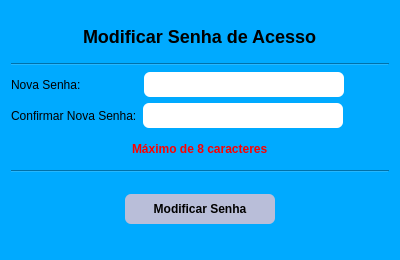
<?xml version="1.0" encoding="UTF-8"?>
<ui version="4.0">
 <class>Modificar_Senha</class>
 <widget class="QWidget" name="Modificar_Senha">
  <property name="geometry">
   <rect>
    <x>0</x>
    <y>0</y>
    <width>400</width>
    <height>260</height>
   </rect>
  </property>
  <property name="windowTitle">
   <string>Form</string>
  </property>
  <property name="styleSheet">
   <string notr="true">background-color:  rgb(0, 170, 255);</string>
  </property>
  <layout class="QHBoxLayout" name="horizontalLayout">
   <item>
    <layout class="QGridLayout" name="gridLayout">
     <item row="6" column="0">
      <widget class="Line" name="line_2">
       <property name="orientation">
        <enum>Qt::Horizontal</enum>
       </property>
      </widget>
     </item>
     <item row="3" column="0">
      <layout class="QGridLayout" name="gridLayout_5">
       <item row="0" column="0">
        <widget class="QLabel" name="label_2">
         <property name="text">
          <string>Nova Senha:</string>
         </property>
        </widget>
       </item>
       <item row="0" column="1">
        <layout class="QGridLayout" name="gridLayout_6">
         <item row="0" column="1">
          <widget class="QLineEdit" name="line_dadossenha1">
           <property name="minimumSize">
            <size>
             <width>200</width>
             <height>25</height>
            </size>
           </property>
           <property name="maximumSize">
            <size>
             <width>150</width>
             <height>25</height>
            </size>
           </property>
           <property name="styleSheet">
            <string notr="true">background-color: white;
border-radius: 6px;</string>
           </property>
           <property name="echoMode">
            <enum>QLineEdit::Password</enum>
           </property>
          </widget>
         </item>
         <item row="0" column="2">
          <spacer name="horizontalSpacer_2">
           <property name="orientation">
            <enum>Qt::Horizontal</enum>
           </property>
           <property name="sizeHint" stdset="0">
            <size>
             <width>40</width>
             <height>20</height>
            </size>
           </property>
          </spacer>
         </item>
         <item row="0" column="0">
          <spacer name="horizontalSpacer_3">
           <property name="orientation">
            <enum>Qt::Horizontal</enum>
           </property>
           <property name="sizeType">
            <enum>QSizePolicy::Fixed</enum>
           </property>
           <property name="sizeHint" stdset="0">
            <size>
             <width>57</width>
             <height>20</height>
            </size>
           </property>
          </spacer>
         </item>
        </layout>
       </item>
      </layout>
     </item>
     <item row="7" column="0">
      <layout class="QGridLayout" name="gridLayout_3">
       <item row="1" column="0">
        <widget class="QPushButton" name="button_dados_enviarsenha">
         <property name="minimumSize">
          <size>
           <width>150</width>
           <height>30</height>
          </size>
         </property>
         <property name="maximumSize">
          <size>
           <width>150</width>
           <height>30</height>
          </size>
         </property>
         <property name="cursor">
          <cursorShape>PointingHandCursor</cursorShape>
         </property>
         <property name="styleSheet">
          <string notr="true">QPushButton{
	background-color: rgb(185, 190, 217);
	color: black;
	font-weight: 700;
	border-radius: 6px;
}
QPushButton:hover{
	background-color: white;
}</string>
         </property>
         <property name="text">
          <string>Modificar Senha</string>
         </property>
        </widget>
       </item>
       <item row="0" column="0">
        <spacer name="verticalSpacer_2">
         <property name="orientation">
          <enum>Qt::Vertical</enum>
         </property>
         <property name="sizeType">
          <enum>QSizePolicy::Fixed</enum>
         </property>
         <property name="sizeHint" stdset="0">
          <size>
           <width>20</width>
           <height>15</height>
          </size>
         </property>
        </spacer>
       </item>
       <item row="2" column="0">
        <spacer name="verticalSpacer_3">
         <property name="orientation">
          <enum>Qt::Vertical</enum>
         </property>
         <property name="sizeType">
          <enum>QSizePolicy::Fixed</enum>
         </property>
         <property name="sizeHint" stdset="0">
          <size>
           <width>20</width>
           <height>25</height>
          </size>
         </property>
        </spacer>
       </item>
      </layout>
     </item>
     <item row="2" column="0">
      <widget class="Line" name="line">
       <property name="orientation">
        <enum>Qt::Horizontal</enum>
       </property>
      </widget>
     </item>
     <item row="4" column="0">
      <layout class="QGridLayout" name="gridLayout_4">
       <item row="0" column="0">
        <widget class="QLabel" name="label_3">
         <property name="text">
          <string>Confirmar Nova Senha:</string>
         </property>
        </widget>
       </item>
       <item row="0" column="1">
        <layout class="QGridLayout" name="gridLayout_7">
         <item row="0" column="0" alignment="Qt::AlignLeft">
          <widget class="QLineEdit" name="line_dadossenha2">
           <property name="minimumSize">
            <size>
             <width>200</width>
             <height>25</height>
            </size>
           </property>
           <property name="maximumSize">
            <size>
             <width>150</width>
             <height>25</height>
            </size>
           </property>
           <property name="styleSheet">
            <string notr="true">background-color: white;
border-radius: 6px;</string>
           </property>
           <property name="maxLength">
            <number>32765</number>
           </property>
           <property name="echoMode">
            <enum>QLineEdit::Password</enum>
           </property>
          </widget>
         </item>
         <item row="0" column="1">
          <spacer name="horizontalSpacer">
           <property name="orientation">
            <enum>Qt::Horizontal</enum>
           </property>
           <property name="sizeHint" stdset="0">
            <size>
             <width>40</width>
             <height>20</height>
            </size>
           </property>
          </spacer>
         </item>
        </layout>
       </item>
      </layout>
     </item>
     <item row="0" column="0">
      <spacer name="verticalSpacer">
       <property name="orientation">
        <enum>Qt::Vertical</enum>
       </property>
       <property name="sizeType">
        <enum>QSizePolicy::Fixed</enum>
       </property>
       <property name="sizeHint" stdset="0">
        <size>
         <width>20</width>
         <height>15</height>
        </size>
       </property>
      </spacer>
     </item>
     <item row="1" column="0" alignment="Qt::AlignHCenter|Qt::AlignTop">
      <widget class="QLabel" name="label">
       <property name="styleSheet">
        <string notr="true">font-weight:bold;
font-size: 18px;</string>
       </property>
       <property name="text">
        <string>Modificar Senha de Acesso</string>
       </property>
      </widget>
     </item>
     <item row="5" column="0" alignment="Qt::AlignHCenter|Qt::AlignVCenter">
      <widget class="QLabel" name="label_4">
       <property name="styleSheet">
        <string notr="true">font-weight:bold;
color: red;</string>
       </property>
       <property name="text">
        <string>Máximo de 8 caracteres</string>
       </property>
      </widget>
     </item>
    </layout>
   </item>
  </layout>
 </widget>
 <tabstops>
  <tabstop>line_dadossenha1</tabstop>
  <tabstop>line_dadossenha2</tabstop>
  <tabstop>button_dados_enviarsenha</tabstop>
 </tabstops>
 <resources/>
 <connections/>
</ui>
